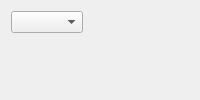
<?xml version="1.0" encoding="UTF-8"?>
<ui version="4.0">
 <author>Anton Rau</author>
 <class>RerWidget</class>
 <widget class="QWidget" name="RerWidget">
  <property name="windowTitle">
   <string>Form</string>
  </property>
  <layout class="QVBoxLayout" name="verticalLayout">
   <item>
    <layout class="QHBoxLayout" name="horizontalLayout">
     <item>
      <widget class="QComboBox" name="comboBoxVariable"/>
     </item>
     <item>
      <spacer name="horizontalSpacer">
       <property name="orientation">
        <enum>Qt::Orientation::Horizontal</enum>
       </property>
       <property name="sizeHint" stdset="0">
        <size>
         <width>40</width>
         <height>20</height>
        </size>
       </property>
      </spacer>
     </item>
    </layout>
   </item>
   <item>
    <widget class="MplCanvas" name="canvas" native="true">
     <property name="sizePolicy">
      <sizepolicy hsizetype="Expanding" vsizetype="Expanding">
       <horstretch>0</horstretch>
       <verstretch>0</verstretch>
      </sizepolicy>
     </property>
    </widget>
   </item>
  </layout>
 </widget>
 <customwidgets>
  <customwidget>
   <class>MplCanvas</class>
   <extends>QWidget</extends>
   <header>tse_analytics.views.misc.MplCanvas</header>
   <container>1</container>
  </customwidget>
 </customwidgets>
 <resources/>
 <connections/>
</ui>
